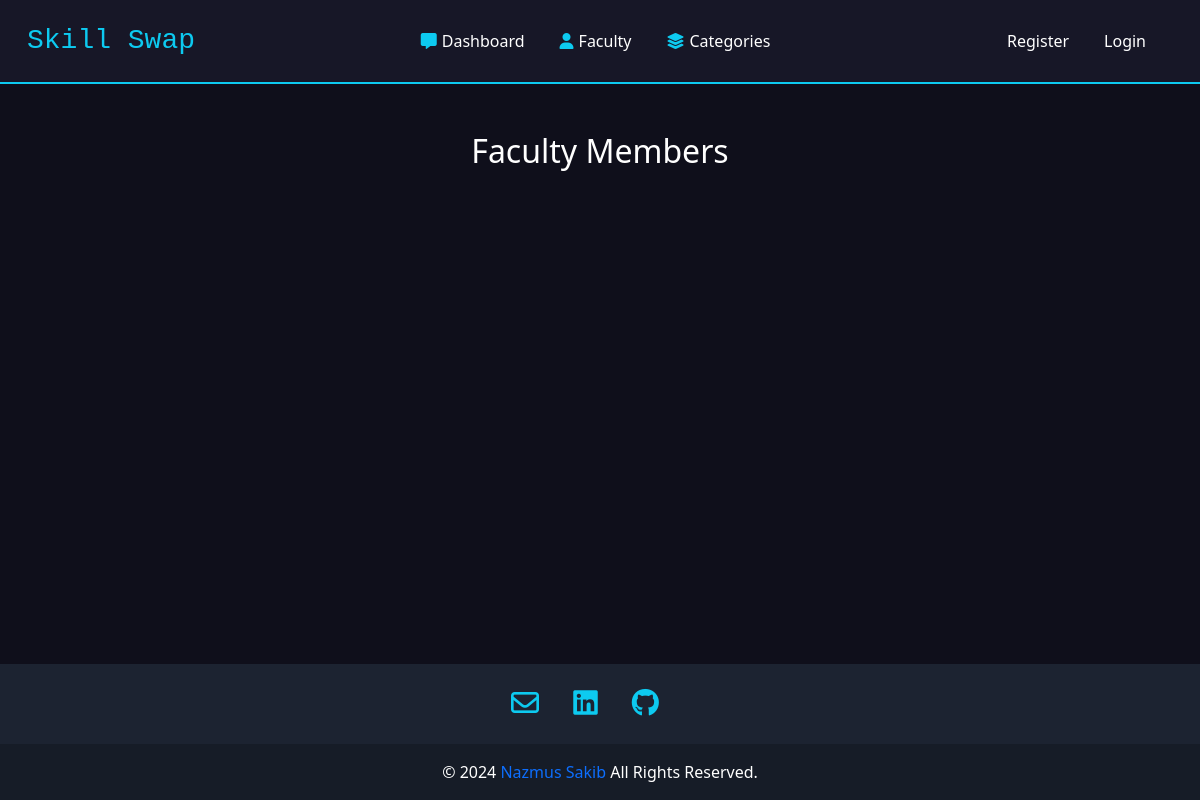
/faculty, run on an earlier commit of the app's database.
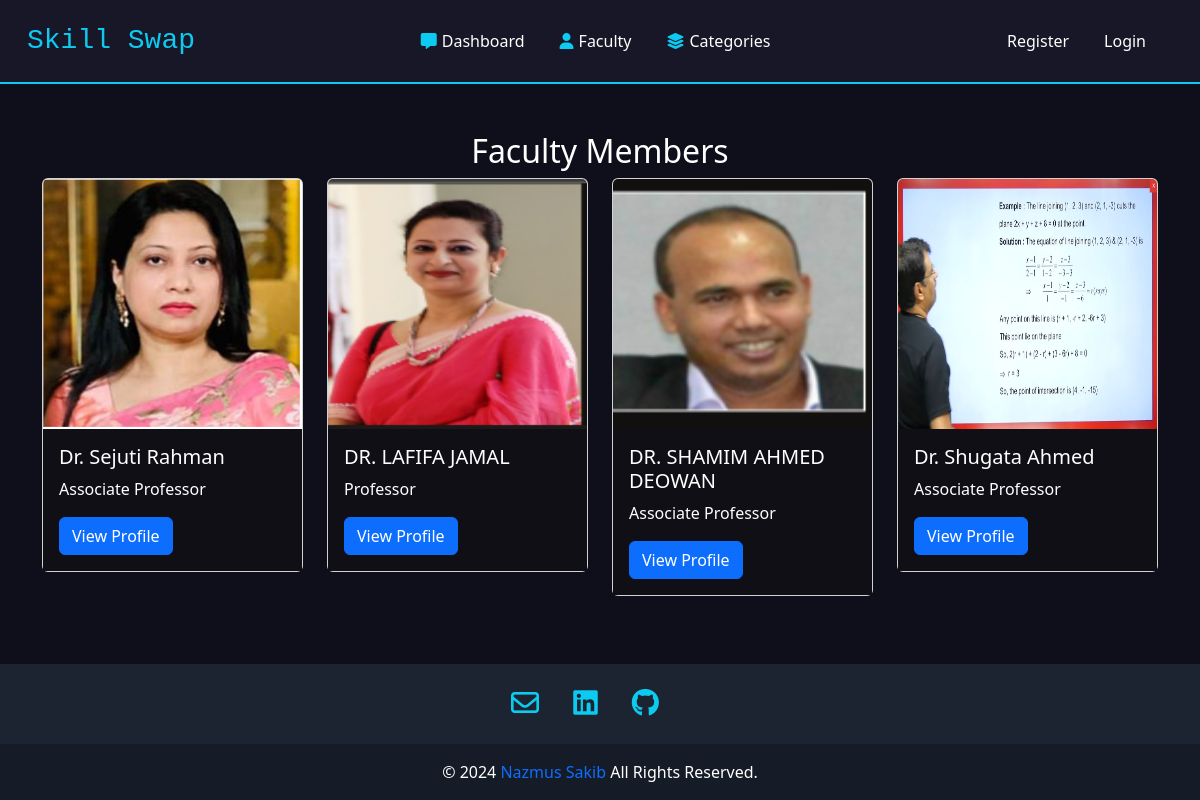
And on a later commit of the database.
### accounts/models.py (models this page shows)
class CustomUser(AbstractUser):
    DESIGNATION_CHOICE = (
        ('Associate Professor', 'Associate Professor'),
        ('Professor', 'Professor'),
        ('Assistant Professor', 'Assistant Professor'),
        ('Lecturer', 'Lecturer'),
    )
    is_faculty = models.BooleanField(default=False)
    department = models.CharField(max_length=100, blank=True, null=True)
    university = models.CharField(max_length=100, blank=True, null=True)
    designation = models.CharField(max_length=100, blank=True, null=True, choices=DESIGNATION_CHOICE)
    education = models.TextField(blank=True, null=True)
    experience = models.TextField(blank=True, null=True)
    research_activities = models.TextField(blank=True, null=True)
    membership = models.TextField(blank=True, null=True)
    publication = models.TextField(blank=True, null=True)
    award = models.TextField(blank=True, null=True)
    contact = models.TextField(blank=True, null=True)
    scholar_link = models.CharField(max_length=100, blank=True, null=True)
    github_link = models.CharField(max_length=100, blank=True, null=True)
    linkedin_link = models.CharField(max_length=100, blank=True, null=True)
    image = models.ImageField(upload_to='profile_pics', default='./images/default.jpg', null=True, blank=True)

### blog/views.py (the view)
# urls.py: path('faculty', views.faculty, name='faculty'),
def faculty(reqest):
  facultyUsers = get_user_model().objects.filter(is_faculty = True)
  return render(reqest, 'faculty.html', {
    'members': facultyUsers,
    "title": "Faculty Members"
  })

### blog/templates/faculty.html (shortened to what this page needs)
{% extends './layout.html' %}
{% load static %}
{% block links %}
  <link rel="stylesheet" href="{% static 'blog/css/index.css' %}" />
{% endblock %}
{% block body %}
  <div class="container mt-5">
    <div class="row">
      <div class="col text-center">
        <h2>Faculty Members</h2>
      </div>
    </div>
    <div class="row">
      {% for member in members %}
        <div class="col-md-3 mb-4">
          <div class="card category-card">
            {% if member.image %}
              <img src="{{ member.image.url }}" class="card-img-top" alt="{{ member.username }}" />
            {% else %}
              <img src="../../media/images/default.jpg" class="card-img-top" alt="User" />
            {% endif %}
            <div class="card-body dark blue">
              <h5 class="card-title">{{ member.first_name }} {{ member.last_name }}</h5>
              <p class="card-text">{{ member.designation }}</p>
              <a href="/profile/{{ member.id }}" class="btn btn-primary">View Profile</a>
            </div>
          </div>
        </div>
      {% endfor %}
    </div>
  </div>
{% endblock %}

### blog/templates/layout.html (shortened to what this page needs)
{% load static %}
<!DOCTYPE html>
<html lang="en">
  <head>
    <link href="https://cdn.jsdelivr.net/npm/bootstrap@5.2.2/dist/css/bootstrap.min.css" rel="stylesheet" />
    <link rel="stylesheet" href="{% static 'blog/css/layout.css' %}" />
    {% block links %}
    {% endblock %}
  </head>
  <body>
    <nav class="navbar navbar-expand-lg navbar-dark" style="padding: 15px">
      <div class="container-fluid">
        <a class="navbar-brand" href="{% url 'blog:home' %}" style="color: var(--bs-cyan); font-family: monospace; font-size:28px;">Skill Swap</a>
        <div class="collapse navbar-collapse" id="navbarSupportedContent">
          <ul class="navbar-nav me-auto ulNav">
            <li class="nav-item">
              <a class="nav-link active" aria-current="page" href="{% url 'blog:index' %}"><i class="fas fa-comment-alt"></i>Dashboard</a>
            </li>
            <li class="nav-item">
              <a class="nav-link active" aria-current="page" href="{% url 'blog:faculty' %}"><i class="fa-solid fa-user"></i>Faculty</a>
            </li>
            <li class="nav-item">
              <a class="nav-link active" href="{% url 'blog:categories' %}"><i class="fa-solid fa-layer-group"></i>Categories</a>
            </li>
          </ul>
          <ul class="navbar-nav">
            {% if request.user.is_authenticated %}
              <li class="nav-item dropdown active">
                <a class="nav-link dropdown-toggle" href="#" role="button" data-bs-toggle="dropdown" aria-expanded="false"><i class="fa-regular fa-circle-user"></i> {{ request.user }}</a>
                <ul class="dropdown-menu">
                  <li>
                    <a class="dropdown-item" href="{% url 'blog:profile' %}"><i class="fa-solid fa-circle-user"></i>Profile</a>
                  </li>
                  <li>
                    <hr class="dropdown-divider" />
                  </li>
                  <li>
                    <a class="dropdown-item" href="{% url 'logout' %}"><i class="fa-solid fa-arrow-right-from-bracket"></i>Logout</a>
                  </li>
                </ul>
              </li>
            {% else %}
              <li class="nav-item">
                <a class="nav-link active" href="{% url 'accounts:register' %}">Register</a>
              </li>
              <li class="nav-item">
                <a class="nav-link active" href="{% url 'login' %}">Login</a>
              </li>
            {% endif %}
          </ul>
        </div>
      </div>
    </nav>
    <div class="blog-content1">
      {% block body %}
      {% endblock %}
    </div>
    <div class="footer">
      <footer class="text-center text-lg-start text-white" style="background-color: #1c2331">
        <section class="footer-social">
          <a href="#"><i class="fa-regular fa-envelope"></i></a>
          <a href="#"><i class="fab fa-linkedin"></i></a>
          <a href="#"><i class="fab fa-github"></i></a>
        </section>
        <div class="text-center p-3" style="background-color: rgba(0, 0, 0, 0.2)">
          © <span class="thisYear"></span>
          <a class="" target="_blank" href="#">Nazmus Sakib</a>
          All Rights Reserved.
        </div>
      </footer>
    </div>
  </body>
</html>

### blog/static/blog/css/layout.css (style rules this page uses)
:root { --base-color: #0f0f1b; --second-color: #171727; --mid-color: #161e2e; --back-color: #bbe1fa; --primary-color: 111, 76, 255; --text-color: 256, 256, 256; }
* { padding: 0; margin: 0; box-sizing: border-box; }
.ulNav { margin-left: auto; }
li { margin-right: 19px; }
body { background-color: var(--base-color); display: flex; flex-direction: column; min-height: 100vh; }
.blog-content1 { flex: 1; }
nav { background-color: var(--second-color); border-bottom: 2px solid var(--bs-cyan); border-bottom-color: linear-gradient(to top, rgb(1 134 218), rgb(182 49 167)); }
i { color: var(--bs-cyan); margin-right: 5px; }
.footer-social { text-align: center; padding: 25px; }
.footer-social a { margin-right: 25px; }
.footer-social a i { font-size: 28px; }
footer a { text-decoration: none; }

### blog/static/blog/css/index.css (style rules this page uses)
body { font-size: 16px; color: #ffffff; text-rendering: optimizeLegibility; font-weight: initial; }
.dark { background: #110f16; }
a, a:hover { text-decoration: none; transition: color 0.3s ease-in-out; }
.blue::before { background-image: linear-gradient(-30deg, rgba(0, 118, 189, 0.1), transparent 50%); }
.blue:nth-child(2n)::before { background-image: linear-gradient(30deg, rgba(0, 118, 189, 0.1), transparent 50%); }
@media screen and (min-width: 769px) { .blue::before { background-image: linear-gradient(-80deg, rgba(0, 118, 189, 0.1), transparent 50%); } }
@media screen and (min-width: 769px) { .blue:nth-child(2n)::before { background-image: linear-gradient(80deg, rgba(0, 118, 189, 0.1), transparent 50%); } }

### blog/templates/faculty.html (style rules this page uses)
.category-card img { height: 250px; width: 100%; overflow: hidden; }
.category-card { transition: transform 0.2s; }

What changed in the data, as far as the page shows it:
added CustomUser: image (picture), first_name "Dr. Sejuti", last_name "Rahman", designation "Associate Professor"
added CustomUser: image (picture), first_name "DR. LAFIFA JAMAL", designation "Professor"
added CustomUser: image (picture), first_name "DR. SHAMIM AHMED DEOWAN", designation "Associate Professor"
added CustomUser: image (picture), first_name "Dr. Shugata Ahmed", designation "Associate Professor"
